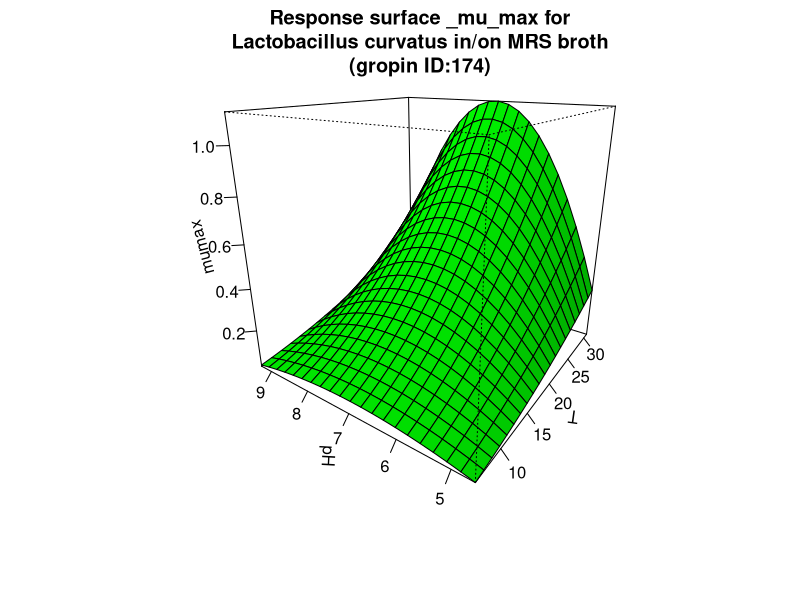

Write R code to recreate this figure.
#############################
# start of Parameter script
#############################
T <- seq(6.006,30.969030969031,length.out=21)
pH <- seq(4.6046,9.29070929070929,length.out=21)
#############################
# end of Parameter script
#############################
############################# 
# start of Model script Gropin ID 174 
#############################
 
# constant coefficients for this model
b13 <- 0.0001263
Tmin <- -3.27
pHmin <- 4.26
pHmax <- 9.77
 
variables <- data.frame(T,pH)
argumentsPar <- unique.data.frame(expand.grid(variables))
 
# heart of the model
response_surface <- function(T,pH) {
   mumax <-((-b13)*((T-Tmin)^2)*(pH-pHmin)*(pH-pHmax))

	return(mumax=mumax)
} 

# output parameters
responseSurface <- cbind(argumentsPar,response_surface(argumentsPar['T'],argumentsPar['pH']))
colnames(responseSurface) <- c(colnames(argumentsPar),'mumax')
#############################
# End of Model script
#############################
############################# 
# start of Visualisation script Gropin ID 174 
#############################
titleText <-'Response surface _mu_max for
Lactobacillus curvatus in/on MRS broth
(gropin ID:174)'
persp(T,pH,matrix(unlist(responseSurface$'mumax'),nrow=21),col = 'green',xlab='T',ylab='pH',zlab='mumax',main=titleText,theta=305,phi=20,shade=0.25,ticktype = 'detailed')
#############################
# End of Visualisation script
#############################
